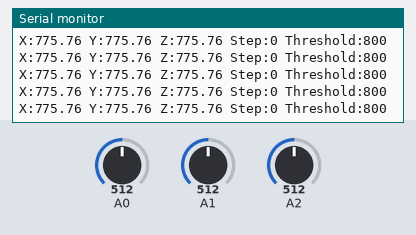
A sketch run on a simulated Arduino Uno, built with avr-gcc and run on an emulated ATmega328P. Shown: the last lines printed to the serial monitor. The inputs (shaded band) are chosen by the test bench; at power-on: A1 = 512, A2 = 512, A0 = 512.

Above: at 4.2 s.
4.3 s: A1 set to 650
At 4.4 s:
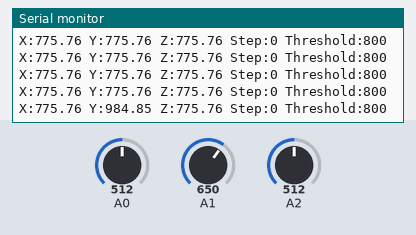
7.3 s: A1 set to 677
At 7.37 s:
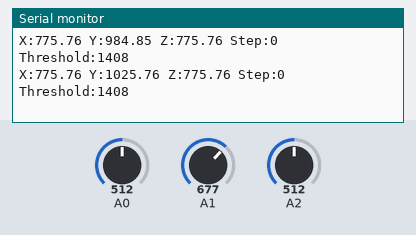
8.8 s: A2 set to 8
At 8.8 s:
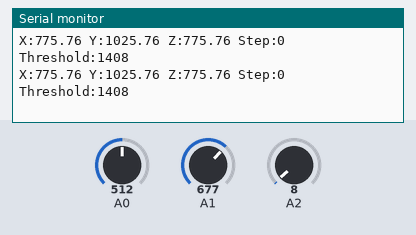
11.8 s: A2 set to 5
At 11.88 s:
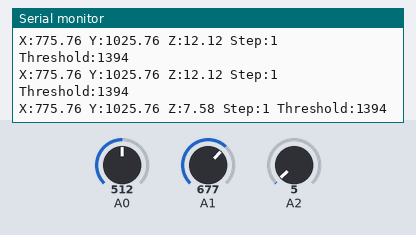
13.3 s: A0 set to 69
At 13.31 s:
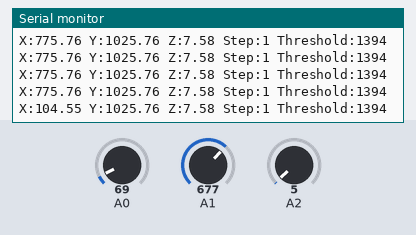
14.8 s: A0 set to 61
At 14.84 s:
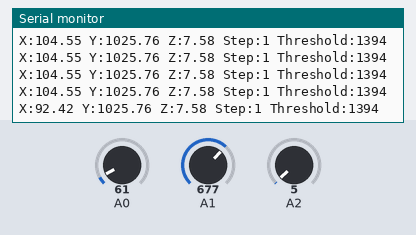
Timing chart, 0 to 17.3 s (numbered marks = the images above; inputs shaded):
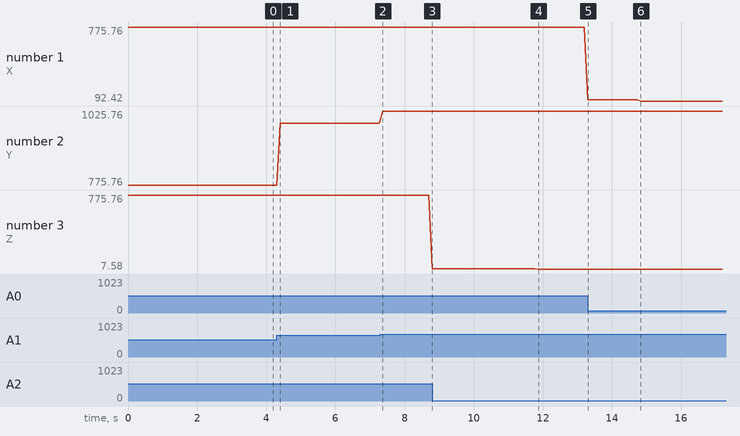

The sketch:

sketch_nov10c.ino
```cpp
const int accel_pin[] = { 0, 1, 2 };

int accel_val[] = { 0, 0, 0 };//mV出力を格納
double accel_mg[] = { 0, 0, 0 };//mVからmG（ミリガル）を換算し格納
double acc = 0;//合成加速度
double maxacc = 0;//合成加速度の最大値
double minacc = 0;//合成加速度の最小値
int sampling = 0;//サンプリング数をカウント
int mv = 660;//1gあたりの出力振れ幅（感度）

int steps = 0;
int threshold = 800;// 閾値（基準値）
int minthreshold = threshold - 5;// 閾値(下限)
int maxthreshold = threshold + 5;// 閾値(上限)
boolean stepflag = false;


void setup() {
  Serial.begin( 9600 );
}

void loop() {
  for ( int i = 0; i < 3; i++ ) {
    accel_val[i] = analogRead( accel_pin[i]);
    accel_mg[i] = (double)accel_val[i] / mv * 1000;//出力値の単位mVをmGに変換
  }
  acc = sqrt(pow(accel_mg[0], 2) + pow(accel_mg[1], 2) + pow(accel_mg[2], 2));//合成加速度を計算
  if(sampling == 0){
    maxacc = acc;
    minacc = acc;
  }
  else if(maxacc < acc){
    maxacc = acc;
  }
  else if(minacc > acc){
    minacc = acc;
  }
  Serial.print( "X:" );
  Serial.print( accel_mg[0] );
  Serial.print( " Y:" );
  Serial.print( accel_mg[1] );
  Serial.print( " Z:" );
  Serial.print( accel_mg[2] );
  Serial.print( " Step:" );
  Serial.print( steps );
  Serial.print( " Threshold:" );
  Serial.print( threshold );
  Serial.print( "\n" );


  sampling++;
  if (sampling >= 50){//50パターン（5秒）ごとに、閾値を合成加速度の最大値と最小値の平均に更新する
    threshold = (maxacc + minacc)/2;
    minthreshold = threshold - 5;
    maxthreshold = threshold + 5;
    sampling = 0;
  }

  counter(acc);//合成加速度と閾値を照らし合わせる

  delay( 100 );
}

void counter( double acc){
    // もし、歩数カウント用のフラッグmStepFlagがTRUEの場合、閾値(上限)を超えている状態
    // そのため、閾値(下限)を超えたら１歩とカウントして、歩数カウント用フラグをFALSEに戻す。
    // mStepFlagがFALSEの場合は、閾値(上限)をこえたら
    // 歩数カウント用のフラッグmStepFlagをTRUEにしておく。
    if ( stepflag == true ){
        if ( acc < minthreshold ){
            steps++;
            stepflag = false;
        }
    } else {
        if ( acc > maxthreshold ){
            stepflag = true;
        }
    }
}
```

Measured:
- after the input at 4.3 s, the serial monitor: prints a new line after 0.10 s (image 1)
- after the input at 7.3 s, the serial monitor: prints a new line after 0.07 s (image 2)
- after the input at 11.8 s, the serial monitor: prints a new line after 0.07 s (image 4)
- after the input at 13.3 s, the serial monitor: prints a new line at once (image 5)
- after the input at 14.8 s, the serial monitor: prints a new line at once (image 6)
- plotted number 1: 775.76 → 104.55 after the input at 13.3 s, 104.55 → 92.42 after the input at 14.8 s
- plotted number 2: 775.76 → 984.85 after the input at 4.3 s, 984.85 → 1025.76 after the input at 7.3 s
- plotted number 3: 775.76 → 12.12 after the input at 8.8 s, 12.12 → 7.58 after the input at 11.8 s
